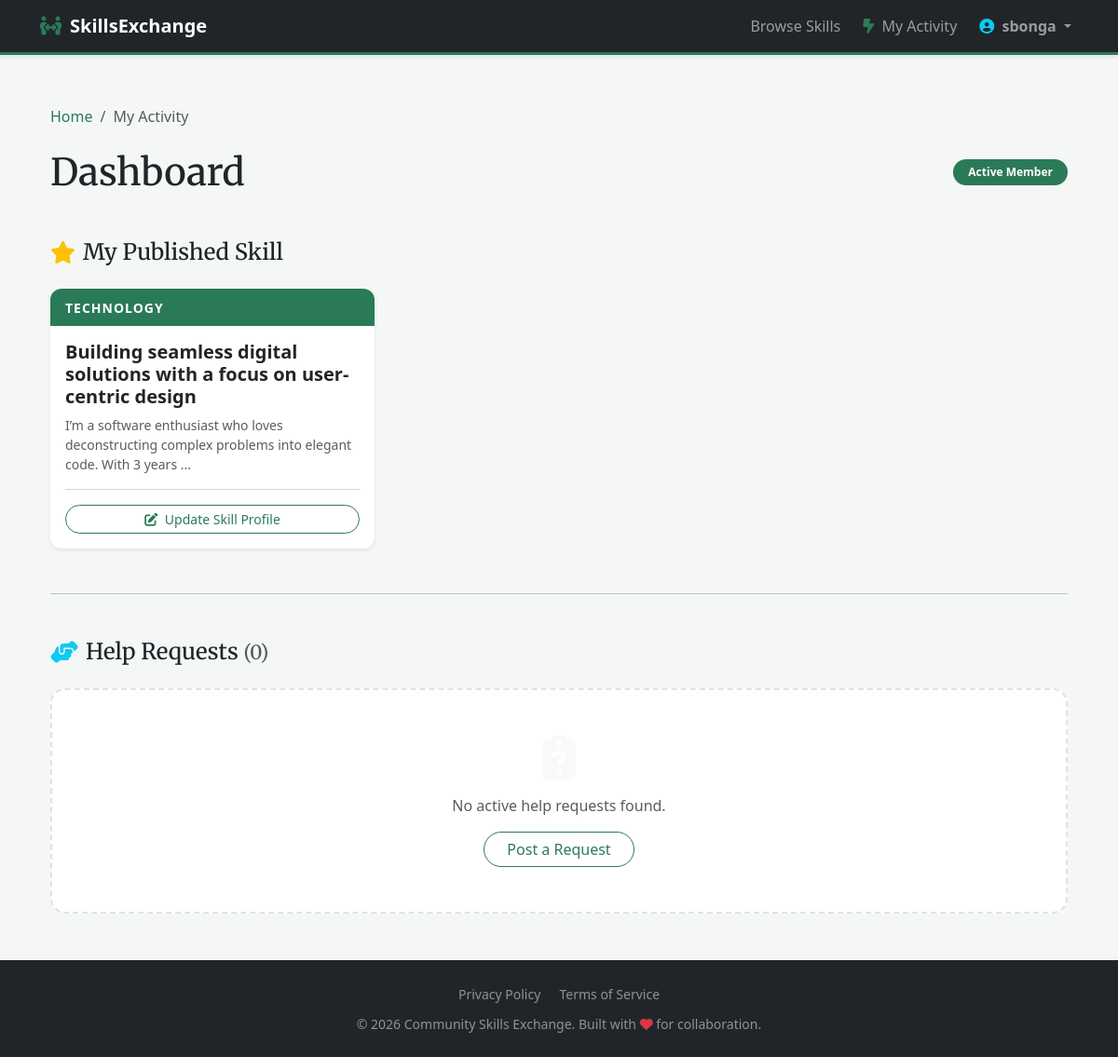
/my-activity (signed in), run on the app's committed database.
### app/models.py (models this page shows, shortened)
class User(db.Model, UserMixin):
    id = db.Column(db.Integer, primary_key=True)
    first_name = db.Column(db.String(50), nullable=False)
    last_name = db.Column(db.String(50), nullable=False)
    username = db.Column(db.String(20), unique=True, nullable=False)
    email = db.Column(db.String(120), unique=True, nullable=False)
    certificate_file = db.Column(db.String(120), nullable=True)
    confirmed = db.Column(db.Boolean, nullable=False, default=False)
    password = db.Column(db.String(60), nullable=False)
    profile_pic = db.Column(db.String(20), nullable=False, default='default.jpg')
    headline = db.Column(db.String(100), nullable=True)
    phone = db.Column(db.String(20), nullable=True)
    bio = db.Column(db.Text, nullable=True)
    vouch_count = db.Column(db.Integer, default=0)
    skill_cat = db.Column(db.String(50), nullable=True)
    skill_level = db.Column(db.String(20), nullable=True)
    help_text = db.Column(db.Text, nullable=True)
    skills_learn = db.Column(db.String(200), nullable=True)
    time_commit = db.Column(db.String(50), nullable=True)
    languages = db.Column(db.String(100), nullable=True)
    method_zoom = db.Column(db.Boolean, default=False)
    method_inperson = db.Column(db.Boolean, default=False)
    linkedin = db.Column(db.String(150), nullable=True)
    instagram = db.Column(db.String(150), nullable=True)
    requests = db.relationship('Request', backref='author', lazy=True)

### app/routes.py (the view)
@app.route("/my-activity")
@login_required
def my_activity():
    user_skills = [current_user] if current_user.headline else []
    my_requests = Request.query.filter_by(user_id=current_user.id).order_by(Request.date_posted.desc()).all()
    return render_template('my_activity.html', title='My Activity', skills=user_skills, requests=my_requests)

### app/models.py (called while the page is built)
@login_manager.user_loader
def load_user(user_id):
    return User.query.get(int(user_id))

### app/routes.py (called while the page is built)
@app.context_processor
def inject_notifications():
    if current_user.is_authenticated:
        count = Request.query.filter_by(user_id=current_user.id).count()
        return dict(notification_count=count)
    return dict(notification_count=0)

### app/templates/my_activity.html (shortened to what this page needs)
{% extends "layout.html" %}
{% block content %}
<div class="container mt-2">
    <nav aria-label="breadcrumb" class="mb-4">
        <ol class="breadcrumb">
            <li class="breadcrumb-item"><a href="{{ url_for('home') }}" class="text-decoration-none text-brand-green">Home</a></li>
            <li class="breadcrumb-item active">My Activity</li>
        </ol>
    </nav>
    <div class="d-flex justify-content-between align-items-center mb-5">
        <h1 class="serif-heading mb-0">Dashboard</h1>
        <span class="badge bg-brand-green px-3 py-2 rounded-pill">Active Member</span>
    </div>
    <div class="mb-5">
        <div class="d-flex align-items-center mb-4">
            <i class="fa-solid fa-star text-warning me-2 fs-4"></i>
            <h3 class="serif-heading h4 mb-0">My Published Skill</h3>
        </div>
        <div class="row">
            {% for skill in skills %}
            <div class="col-md-6 col-lg-4">
                <div class="card shadow-sm border-0 h-100 overflow-hidden">
                    <div class="bg-brand-green py-2 px-3">
                        <small class="text-white fw-bold text-uppercase" style="letter-spacing: 1px;">{{ skill.skill_cat }}</small>
                    </div>
                    <div class="card-body">
                        <h5 class="card-title fw-bold">{{ skill.headline }}</h5>
                        <p class="card-text text-muted small">{{ skill.bio[:100] }}...</p>
                        <hr class="text-muted opacity-25">
                        <div class="d-grid">
                            <a href="{{ url_for('create_profile') }}" class="btn btn-sm btn-outline-brand-green rounded-pill">
                                <i class="fa-solid fa-pen-to-square me-1"></i> Update Skill Profile
                            </a>
                        </div>
                    </div>
                </div>
            </div>
            {% endfor %}
        </div>
    </div>
    <hr class="my-5 opacity-25">
    <div>
        <div class="d-flex align-items-center mb-4">
            <i class="fa-solid fa-handshake-angle text-info me-2 fs-4"></i>
            <h3 class="serif-heading h4 mb-0">Help Requests <small class="text-muted">({{ requests|length }})</small></h3>
        </div>
        <div class="row g-4">
            {% for req in requests %}
            <div class="col-md-6">
                <div class="card shadow-sm border-0 position-relative">
                    <div class="card-body p-4">
                        <div class="d-flex justify-content-between align-items-start mb-3">
                            <div>
                                <h5 class="fw-bold mb-1">{{ req.title }}</h5>
                                <span class="badge bg-light text-dark border rounded-pill small">{{ req.category }}</span>
                            </div>
                            <span class="badge bg-warning text-dark badge-notify rounded-pill">Pending</span>
                        </div>
                        <div class="bg-light p-3 rounded-3 mb-3">
                            <p class="small mb-1"><strong>Offering in exchange:</strong></p>
                            <p class="text-brand-green mb-0 small"><i class="fa-solid fa-gift me-1"></i> {{ req.offer }}</p>
                        </div>
                        <div class="d-flex gap-2 justify-content-end">
                            <button class="btn btn-sm btn-light border rounded-pill px-3">
                                <i class="fa-solid fa-check me-1 text-success"></i> Done
                            </button>
                            <form action="{{ url_for('delete_request', request_id=req.id) }}" method="POST">
                                <button type="submit" class="btn btn-sm btn-outline-danger rounded-pill px-3"
                                        onclick="return confirm('Remove this request permanently?')">
                                    <i class="fa-solid fa-trash-can me-1"></i> Delete
                                </button>
                            </form>
                        </div>
                    </div>
                </div>
            </div>
            {% else %}
            <div class="col-12">
                <div class="text-center py-5 bg-white rounded-4 border border-dashed">
                    <i class="fa-solid fa-clipboard-question fa-3x text-light mb-3"></i>
                    <p class="text-muted">No active help requests found.</p>
                    <button class="btn btn-outline-brand-green rounded-pill px-4" data-bs-toggle="modal" data-bs-target="#requestModal">Post a Request</button>
                </div>
            </div>
            {% endfor %}
        </div>
    </div>
</div>
{% endblock %}

### app/templates/layout.html (shortened to what this page needs)
<!DOCTYPE html>
<html lang="en">
<head>
    <link href="https://cdn.jsdelivr.net/npm/bootstrap@5.3.0/dist/css/bootstrap.min.css" rel="stylesheet">
    <link rel="stylesheet" href="https://cdnjs.cloudflare.com/ajax/libs/font-awesome/6.4.0/css/all.min.css">
</head>
<body>
    <nav class="navbar navbar-expand-lg navbar-dark bg-dark sticky-top">
        <div class="container">
            <a class="navbar-brand fw-bold" href="{{ url_for('home') }}">
                <i class="fa-solid fa-people-arrows me-2 text-brand-green"></i>SkillsExchange
            </a>
            <div class="collapse navbar-collapse" id="navbarNav">
                <ul class="navbar-nav ms-auto align-items-center">
                    <li class="nav-item">
                        <a class="nav-link" href="{{ url_for('home') }}">Browse Skills</a>
                    </li>
                    {% if current_user.is_authenticated %}
                        <li class="nav-item">
                            <a class="nav-link px-3" href="{{ url_for('my_activity') }}">
                                <i class="fa-solid fa-bolt-lightning me-1 text-brand-green"></i> My Activity
                            </a>
                        </li>
                        <li class="nav-item dropdown">
                            <a class="nav-link dropdown-toggle fw-semibold" href="#" id="userDropdown" role="button" data-bs-toggle="dropdown" aria-expanded="false">
                                <i class="fa-solid fa-circle-user me-1 text-info"></i> {{ current_user.username }}
                            </a>
                        </li>
                    {% endif %}
                </ul>
            </div>
        </div>
    </nav>
    <main class="container main-container">
        {% block content %}{% endblock %}
    </main>
    <footer class="bg-dark text-white-50 py-4 mt-auto">
        <div class="container text-center">
            <div class="mb-2">
                <a href="#" class="text-white-50 me-3 text-decoration-none small">Privacy Policy</a>
                <a href="#" class="text-white-50 text-decoration-none small">Terms of Service</a>
            </div>
            <small>&copy; 2026 Community Skills Exchange. Built with <i class="fa-solid fa-heart text-danger"></i> for collaboration.</small>
        </div>
    </footer>
</body>
</html>

### app/templates/layout.html (style rules this page uses)
body { background-color: #f4f7f6; font-family: 'Segoe UI', Tahoma, Geneva, Verdana, sans-serif; display: flex; flex-direction: column; min-height: 100vh; }
.navbar { box-shadow: 0 2px 4px rgba(0,0,0,.1); border-bottom: 3px solid #2a7a58; }
.main-container { flex: 1; padding-top: 30px; padding-bottom: 50px; }
.text-brand-green { color: #2a7a58 !important; }
.bg-brand-green { background-color: #2a7a58 !important; }
.serif-heading { font-family: 'Merriweather', serif; }
.card { border-radius: 12px; border: none; transition: transform 0.2s; }
.nav-link { transition: color 0.2s; position: relative; }

### app/templates/my_activity.html (style rules this page uses)
.btn-outline-brand-green { border-color: #2a7a58; color: #2a7a58; }
.border-dashed { border: 2px dashed #dee2e6 !important; }

### data on the page
User: username "sbonga", skill_cat "TECHNOLOGY", headline "Building seamless digital solutions with a focus on user-centric design", bio "I’m a software enthusiast who loves deconstructing complex problems into elegant code. With 3 years"

### other printed values
{{ requests|length }} "0"
